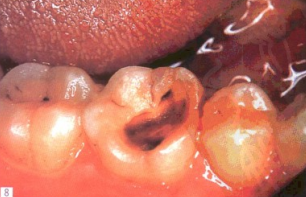
#> input picture tooth/1.png, 306 x 197 px; its folder holds only this picture in this run
$ python fill.py
#> lines starting #> are read from the running program, lines starting #| are printed output that depends on the picture; after the words box and inside, x2 and y2 are one past the last pixel; in counts of white or black regions, pixels touching at a corner belong together
import numpy as np
import os
import cv2 as cv
from matplotlib import pyplot as plt
from skimage import measure, color
from skimage.measure import label

dirpath = 'tooth'
newdir = 'fill_tooth'

if not os.path.exists(newdir):
    os.makedirs(newdir)

order = [int(i.strip(".png")) for i in os.listdir(dirpath) if i.endswith(".png")]
jpglist = [f"{i}.png" for i in sorted(order)]  # 直接读取可能非顺序帧

for i, png in enumerate(jpglist):
    old = dirpath + f'/{png}'
    img = cv.imread(old)  # 返回的是numpy.array对象  返回的是数组 可能就不能用于下面的获取阈值
#> img is the input picture: shape (197, 306, 3); mean B, G, R 95.6, 113, 193.8


    # 将图像转换为
    imgray = cv.cvtColor(img, cv.COLOR_BGR2GRAY)
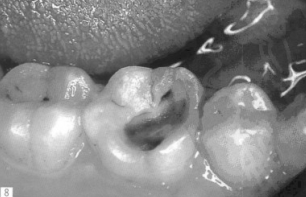
#> imgray: shape (197, 306); min 18, max 255, mean 135.2


    # 数组的二值化


    # 用大津法求自动阈值
    # ret1, imgray = cv.threshold(imgray, 0, 255, cv.THRESH_OTSU)
    # 自己设定阈值
    imgray[imgray < 100] = 0
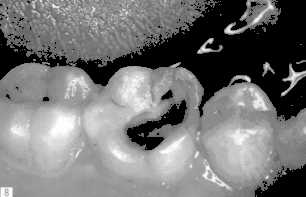
#> imgray: shape (197, 306); min 0, max 255, mean 117.6
    imgray[imgray >= 100] = 255
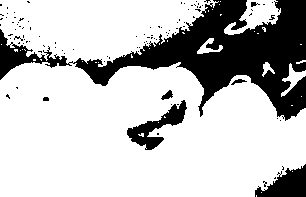
#> imgray: shape (197, 306); 75.4% white; 100 black regions (93 under 20 px), largest, box (x1, y1, x2, y2) and area: (0, 0, 306, 121) 12464, (127, 100, 187, 150) 993, (255, 164, 306, 197) 988

    # 连通区域提取


    # 根据算法获取阈值

    # 阈值取自相邻区域的平均值
    # imgray = cv.adaptiveThreshold(imgray, 255, cv.ADAPTIVE_THRESH_MEAN_C, cv.THRESH_BINARY, 11, 2)

    # 阈值取值相邻区域的加权和，权重为一个高斯窗口。
    # imgray = cv.adaptiveThreshold(imgray, 255, cv.ADAPTIVE_THRESH_GAUSSIAN_C, cv.THRESH_BINARY, 11, 2)


    # 原图取补得到MASK图像 用来限制范围的图像
    mask = 255 - imgray

    # 构造Marker图像
    marker = np.zeros_like(imgray)
    marker[0, :] = 255
    marker[-1, :] = 255
    marker[:, 0] = 255
    marker[:, -1] = 255

    # 下面是形态学孔洞填充
    # 形态学重建  ksize是传递的内核大小
    # 内核形状矩形
    # SE = cv.getStructuringElement(shape=cv.MORPH_RECT, ksize=(3, 3))
    # 内核形状交叉型
    SE = cv.getStructuringElement(shape=cv.MORPH_CROSS, ksize=(3, 3))
    # 内核形状椭圆
    # SE = cv.getStructuringElement(shape=cv.MORPH_ELLIPSE, ksize=(3, 3))
    while True:
        marker_pre = marker
        dilation = cv.dilate(marker, kernel=SE)
        marker = np.min((dilation, mask), axis=0)
        if (marker_pre == marker).all():
            break
#> this loop made 220 passes
#> pass 1, `marker = np.min((dilation, mask), axis=0)`:
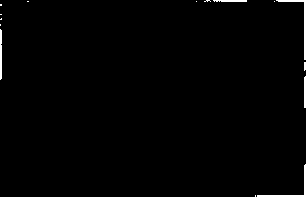
#> marker: shape (197, 306); 1% white; 15 white regions (10 under 20 px), largest, box (x1, y1, x2, y2) and area: (276, 0, 306, 60) 174, (257, 164, 306, 197) 159, (0, 29, 2, 80) 99, (213, 0, 247, 2) 64, (304, 76, 306, 108) 63
#> after the loop:
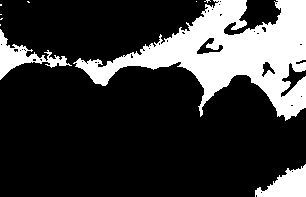
#> marker: shape (197, 306); 22.3% white; 10 white regions (7 under 20 px), largest, box (x1, y1, x2, y2) and area: (73, 0, 306, 121) 11398, (0, 29, 72, 80) 1026, (255, 164, 306, 197) 978
    dst = 255 - marker
    filling = dst - imgray
#> filling: shape (197, 306); 2.3% white; 113 white regions (108 under 20 px), largest, box (x1, y1, x2, y2) and area: (127, 100, 187, 150) 993, (161, 90, 173, 100) 64, (231, 79, 247, 85) 42, (251, 2, 260, 7) 26, (43, 97, 49, 101) 22

    """
    # 进行连通域提取
    num_labels, labels, stats, centroids = cv.connectedComponentsWithStats(filling, connectivity=4)

    # 查看各个返回值
    # 连通域数量
    print('num_labels = ', num_labels)
    # 连通域的信息：对应各个轮廓的x、y、width、height和面积
    print('stats = ', stats)
    # 连通域的中心点
    print('centroids = ', centroids)
    # 每一个像素的标签1、2、3.。。，同一个连通域的标签是一致的
    print('labels = ', labels)

    # 不同的连通域赋予不同的颜色
    output = np.zeros((img.shape[0], img.shape[1], 3), np.uint8)
    for i in range(1, num_labels):
        mask = labels == i
        output[:, :, 0][mask] = np.random.randint(0, 255)
        output[:, :, 1][mask] = np.random.randint(0, 255)
        output[:, :, 2][mask] = np.random.randint(0, 255)
    """


    # 进行反色处理
    # filling = 255 - filling
    # 形态学内核
    kernel = cv.getStructuringElement(cv.MORPH_RECT, (3, 3))

    # 先闭运算 再开
    # filling = cv.morphologyEx(filling, cv.MORPH_CLOSE, kernel, 1)
    # 形态学处理:开运算
    filling = cv.morphologyEx(filling, cv.MORPH_OPEN, kernel, 1)
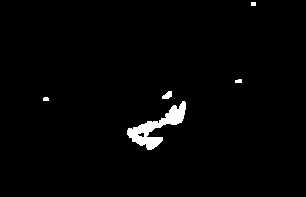
#> filling: shape (197, 306); 1.8% white; 5 white regions
    #


    # 将获得二值化 的轮廓画上去
    # contours, hierarchy = cv.findContours(filling, cv.RETR_TREE, cv.CHAIN_APPROX_SIMPLE)
    # 只要最外轮廓
    contours, hierarchy = cv.findContours(filling, cv.RETR_EXTERNAL, cv.CHAIN_APPROX_SIMPLE)
#> contours = 5 contours, 3 with area under 20; largest, box (x1, y1, x2, y2) and area: (127, 101, 186, 150) 878, (162, 91, 172, 99) 42

    #选取最大轮廓进行填充
    area = []
    for k in range(len(contours)):
        area.append(cv.contourArea(contours[k]))
#> this loop made 5 passes
#> after the loop, area = [877.5, 14, 42.5, 15.5, 12]
    max_idx = np.argmax(np.array(area))
#> max_idx = 0


    # 最后个是线条厚度
    cv.drawContours(img, contours, max_idx, (212, 255,127 ), 1)
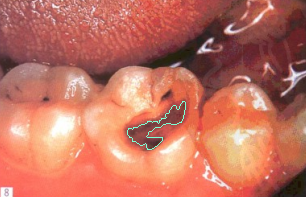
#> img: shape (197, 306, 3); 0.33% of pixels changed, all inside (x1, y1, x2, y2) = (127, 101, 186, 150)


    # [9 lines of commented-out code are left out]


    new = newdir + f'/{png}'
    # cv2.imwrite(new, invert)
    cv.imwrite(new, img)
    print(f'{i + 1} / {len(jpglist)}')

$ run again, on tooth/13.png
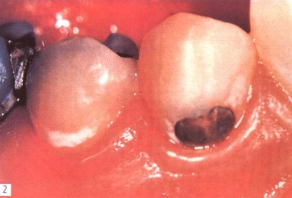
#> input picture tooth/13.png, 292 x 198 px
#> img is the input picture: shape (198, 292, 3); mean B, G, R 113.6, 124.4, 220.2
#> `imgray[imgray >= 100] = 255`:
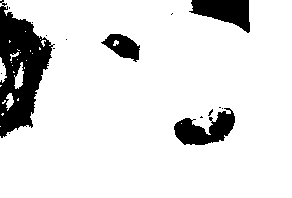
#> imgray: shape (198, 292); 87.7% white; 16 black regions (12 under 20 px), largest, box (x1, y1, x2, y2) and area: (0, 0, 55, 138) 4059, (174, 108, 235, 145) 1242, (189, 0, 250, 33) 1208, (101, 34, 140, 62) 597
#> dst: shape (198, 292); 90.9% white; 4 black regions (2 under 20 px), largest, box (x1, y1, x2, y2) and area: (0, 6, 53, 138) 4037, (189, 0, 250, 33) 1208
#> contours = 3 contours, 1 with area under 20; largest, box (x1, y1, x2, y2) and area: (174, 111, 235, 145) 1106, (103, 34, 139, 60) 564
#> the loop `for k in range(len(contours)):` made 3 passes
#> after the loop `for k in range(len(contours)):`: area = [4, 1106.5, 564]
#> max_idx = 1
#> `cv.drawContours(img, contours, max_idx, (212, 255,127 ), 1)`:
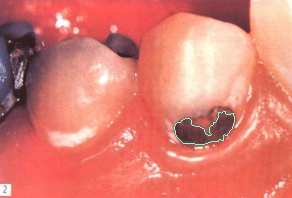
#> img: shape (198, 292, 3); 0.31% of pixels changed, all inside (x1, y1, x2, y2) = (174, 111, 235, 145)

$ run again, on tooth/14.png
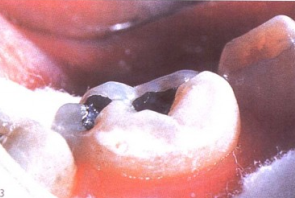
#> input picture tooth/14.png, 295 x 198 px
#> img is the input picture: shape (198, 295, 3); mean B, G, R 151.6, 144.4, 188.7
#> `imgray[imgray >= 100] = 255`:
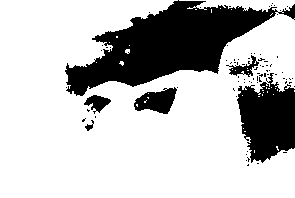
#> imgray: shape (198, 295); 74.8% white; 80 black regions (74 under 20 px), largest, box (x1, y1, x2, y2) and area: (65, 0, 295, 96) 9692, (237, 73, 295, 163) 3567, (134, 87, 177, 114) 716, (84, 95, 111, 114) 264, (226, 55, 259, 77) 243, (85, 120, 94, 131) 42
#> dst: shape (198, 295); 77.3% white; 3 black regions (1 under 20 px), largest, box (x1, y1, x2, y2) and area: (65, 0, 295, 96) 9688, (237, 73, 295, 163) 3548
#> contours = 7 contours, 3 with area under 20; largest, box (x1, y1, x2, y2) and area: (135, 88, 176, 114) 646, (85, 95, 110, 111) 213, (231, 66, 248, 75) 90, (86, 125, 93, 130) 20
#> the loop `for k in range(len(contours)):` made 7 passes
#> after the loop `for k in range(len(contours)):`: area = [20, 213, 645.5, 4, 90, 14.5, 8.5]
#> max_idx = 2
#> `cv.drawContours(img, contours, max_idx, (212, 255,127 ), 1)`:
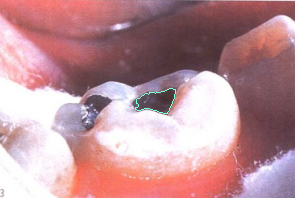
#> img: shape (198, 295, 3); 0.19% of pixels changed, all inside (x1, y1, x2, y2) = (135, 88, 176, 114)

$ run again, on tooth/15.png
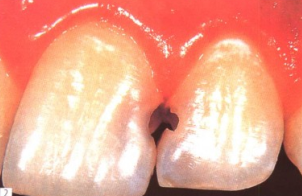
#> input picture tooth/15.png, 302 x 196 px
#> img is the input picture: shape (196, 302, 3); mean B, G, R 140, 162.1, 235.3
#> mask: shape (196, 302); 5.1% white; 4 white regions, box (x1, y1, x2, y2) and area: (143, 140, 302, 196) 2269, (149, 104, 179, 148) 684, (0, 172, 3, 188) 33, (12, 193, 26, 196) 24
#> dst: shape (196, 302); 96.1% white; 3 black regions, box (x1, y1, x2, y2) and area: (143, 140, 302, 196) 2269, (0, 172, 3, 188) 33, (12, 193, 26, 196) 24
#> contours = 1 contour; box (x1, y1, x2, y2) and area: (149, 104, 178, 145) 621
#> the loop `for k in range(len(contours)):` made 1 pass
#> after the loop `for k in range(len(contours)):`: area = [621]
#> max_idx = 0
#> `cv.drawContours(img, contours, max_idx, (212, 255,127 ), 1)`:
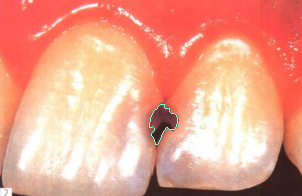
#> img: shape (196, 302, 3); 0.18% of pixels changed, all inside (x1, y1, x2, y2) = (149, 104, 178, 145)
